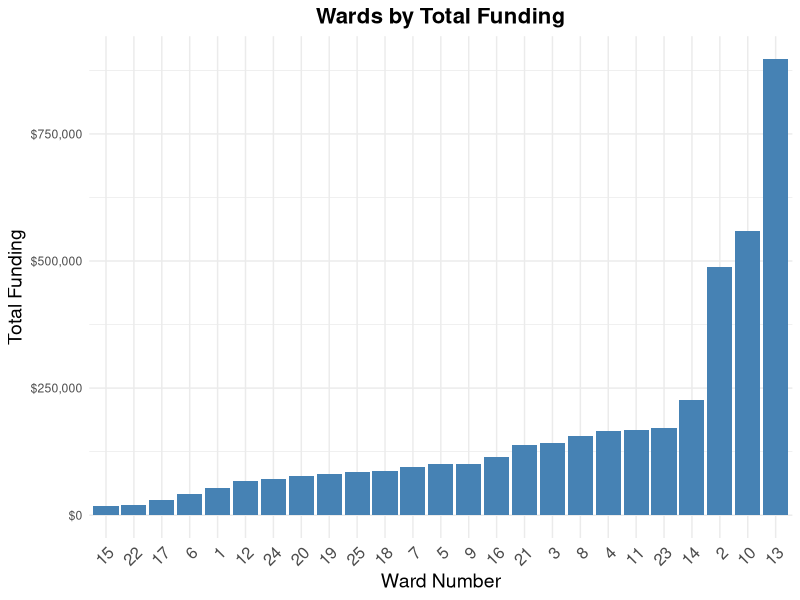
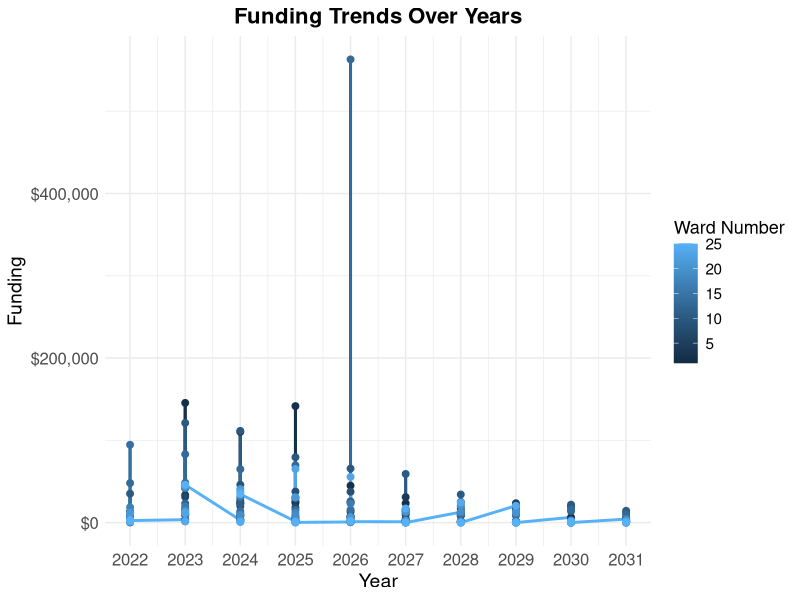
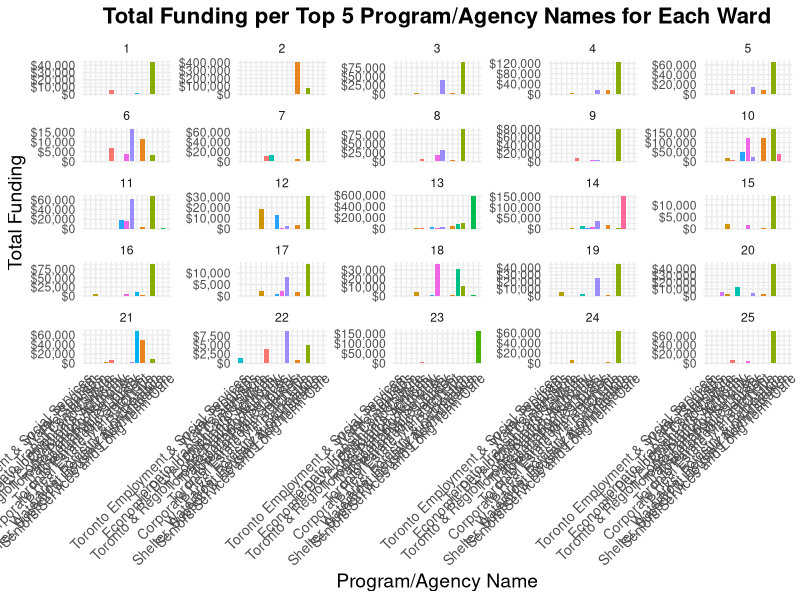

These figures' R source, in order:
#### Preamble ####
# Purpose: Explores data in an attempt to understand it more
# Author: Maria Mangru
# Date: September 2024
# Contact: maria.mangru@mail.utoronto.ca
# License: MIT

#### Workspace setup ####
library(dplyr)
library(tidyverse)
library(readr)
library(knitr)
library(kableExtra)
library(scales)

### Data handling ###
# Import cleaned data 
budget_data_clean <- read_csv("data/analysis_data/2022-2031-budget_data.csv")

# Identify year columns
year_cols <- as.character(2022:2031)


# Reshape data to long format
budget_data_long <- budget_data_clean |>
  pivot_longer(
    cols = all_of(year_cols),
    names_to = "Year",
    values_to = "Funding"
  )


### Summing funding values ### 

# Total overall funding per ward number 
total_funding_ward <- budget_data_clean |>
  group_by(`Ward Number`) |>
  summarise(
    Total_Funding = sum(across(all_of(year_cols)), na.rm = TRUE)
  ) |>
  arrange(desc(Total_Funding))


# Funding for each year per ward number 
funding_yearly_ward <- budget_data_long |>
  group_by(`Ward Number`, Year) |>
  summarise(Funding = sum(Funding, na.rm = TRUE)) |>
  arrange(`Ward Number`, Year)


# Total funding per program/agency per ward number 
total_funding_program_ward <- budget_data_clean |>
  group_by(`Ward Number`, `Program/Agency Name`) |>
  summarise(Total_Funding = sum(across(all_of(year_cols)), na.rm = TRUE)) |>
  arrange(`Ward Number`, desc(Total_Funding))


# Yearly funding per program/agency per ward number - maybe remove later
funding_yearly_program_ward <- budget_data_long |>
  group_by(`Ward Number`, `Program/Agency Name`, Year) |>
  summarise(
    Funding = sum(Funding, na.rm = TRUE)
  ) |>
  arrange(`Ward Number`, `Program/Agency Name`, Year)


### Tables and Visualizations ###

## Tables ## 

# Total Overall Funding per Ward Number
total_funding_ward_table <- total_funding_ward |>
  arrange(desc(Total_Funding)) |>
  mutate(`Total Funding` = dollar(Total_Funding)) |>
  select(`Ward Number`, `Total Funding`)

total_funding_ward_table |>
  kable(
    col.names = c("Ward Number", "Total Funding"),
    format = "html",
    caption = "Total Overall Funding per Ward Number"
  ) |>
  kable_styling(full_width = FALSE, position = "center") |>
  column_spec(2, bold = TRUE, color = "white", background = "darkblue")


# Yearly Funding per Ward Number

funding_yearly_ward_table <- funding_yearly_ward |>
  pivot_wider(names_from = Year, values_from = Funding, values_fill = 0) %>%
  mutate_at(vars(all_of(year_cols)), ~ dollar(.)) |>
  arrange(`Ward Number`)

funding_yearly_ward_table|>
  kable(
    col.names = c("Ward Number", year_cols),
    format = "html",
    caption = "Yearly Funding for Wards"
  )|>
  kable_styling(full_width = TRUE, position = "center") |>
  scroll_box(width = "100%", height = "300px")

# Total Funding per Program/Agency Name for Each Ward Number
total_funding_program_ward_table <- total_funding_program_ward |>
  mutate(`Total Funding` = dollar(Total_Funding)) |>
  arrange(`Ward Number`, desc(Total_Funding)) |>
  select(`Ward Number`, `Program/Agency Name`, `Total Funding`)

total_funding_program_ward_table |>
  kable(
    col.names = c("Ward Number", "Program/Agency Name", "Total Funding"),
    format = "html",
    caption = "Total Funding per Program/Agency Name for Each Ward Number"
  ) |>
  kable_styling(full_width = FALSE, position = "center") |>
  column_spec(3, bold = TRUE, color = "white", background = "darkgreen")

# Yearly Funding per Program/Agency Name
funding_yearly_program_ward_table <- funding_yearly_program_ward |>
  pivot_wider(names_from = Year, values_from = Funding, values_fill = 0) |>
  mutate_at(vars(all_of(year_cols)), ~ dollar(.)) |>
  arrange(`Ward Number`, `Program/Agency Name`)

funding_yearly_program_ward_table |>
  kable(
    col.names = c("Ward Number", "Program/Agency Name", year_cols),
    format = "html",
    caption = "Yearly Funding per Program/Agency Name"
  ) |>
  kable_styling(full_width = TRUE, position = "center") |>
  scroll_box(width = "100%", height = "300px")

### Graphs ###

# Wards by Total Funding
ggplot(total_funding_ward, aes(x = reorder(`Ward Number`, Total_Funding), y = Total_Funding)) +
  geom_bar(stat = "identity", fill = "steelblue") +
  labs(
    title = "Wards by Total Funding",
    x = "Ward Number",
    y = "Total Funding"
  ) +
  scale_y_continuous(labels = dollar_format()) +
  theme_minimal() +
  theme(
    plot.title = element_text(size = 16, face = "bold", hjust = 0.5),
    axis.text.x = element_text(angle = 45, hjust = 1, size = 12),
    axis.title = element_text(size = 14)
  )

# Funding Trends Over Years - needs lots of fixing :(
ggplot(funding_yearly_ward, aes(x = as.integer(Year), y = Funding, color = `Ward Number`)) +
  geom_line(size = 1) +
  geom_point(size = 2) +
  labs(
    title = "Funding Trends Over Years",
    x = "Year",
    y = "Funding",
    color = "Ward Number"
  ) +
  scale_x_continuous(breaks = 2022:2031) +
  scale_y_continuous(labels = dollar_format()) +
  theme_minimal() +
  theme(
    plot.title = element_text(size = 16, face = "bold", hjust = 0.5),
    axis.text = element_text(size = 12),
    axis.title = element_text(size = 14),
    legend.title = element_text(size = 13),
    legend.text = element_text(size = 11)
  )

# Total Funding by Program/Agency Names for Each Ward Number - NEEDS LOTS OF FIXING!! CANNOT READ
ggplot(total_funding_program_ward, 
       aes(x = reorder(`Program/Agency Name`, Total_Funding), y = Total_Funding, fill = `Program/Agency Name`)) +
  geom_bar(stat = "identity") +
  labs(
    title = "Total Funding per Top 5 Program/Agency Names for Each Ward",
    x = "Program/Agency Name",
    y = "Total Funding"
  ) +
  scale_y_continuous(labels = dollar_format()) +
  theme_minimal() +
  facet_wrap(~ `Ward Number`, scales = "free_y") +
  theme(
    plot.title = element_text(size = 16, face = "bold", hjust = 0.5),
    axis.text.x = element_text(angle = 45, hjust = 1, size = 10),
    axis.title = element_text(size = 14),
    legend.position = "none"
  )
